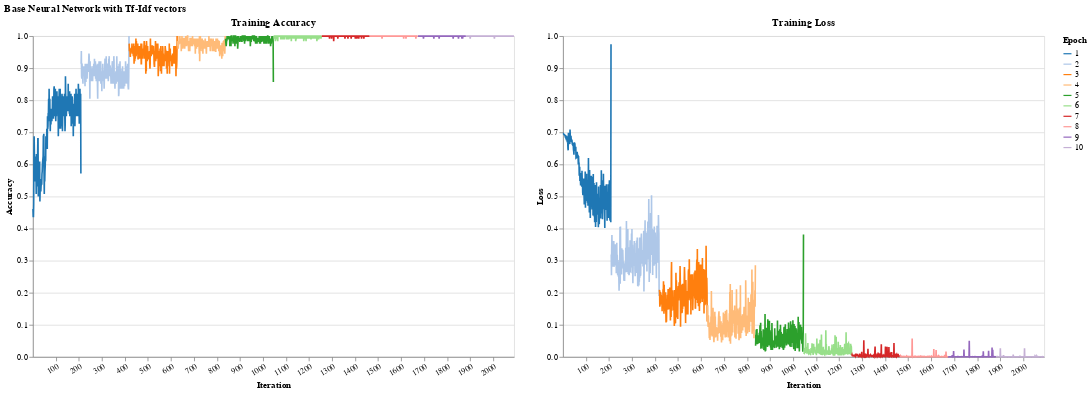

Notebook source saved alongside this figure:
### Markdown cell above
# Neural Networks

### Code cell
# POC

print("Train model")
models_dir = Path('models')

if not models_dir.exists():
    models_dir.mkdir(parents=True, exist_ok=True)

train_config = TrainConfig(
    num_epochs      = 10,
    early_stop      = False,
    violation_limit = 5,
)

dataloader_gb = DataLoader(train_gb, batch_size=128, shuffle=True)

USE_CACHE = False

model_nn_gb = NeuralNetwork(
    input_size=len(encoder_gb.vocabulary_),
    hidden_size=128,
    device='cpu'
)

if Path('models/model_nn_gb.pt').exists() and USE_CACHE:
    model_nn_gb = load_model(model_nn_gb, 'model_nn_gb')
else:
    model_nn_gb.fit(dataloader_gb, train_config, disable_progress_bar=False)
    save_model(model_nn_gb, "model_nn_gb")

model_nn_gb_results = evaluate_nn_model(model_nn_gb, test_gb)
np.save('models/model_nn_gb_results.npy', model_nn_gb_results)
print(model_nn_gb_results)


# Plot training accuracy and loss side-by-side
plot_results(model_nn_gb, train_config, dataloader_gb)

### Figure 1 — Vega-Lite specification as saved in the notebook (floating-point values rounded to 4 significant figures; data arrays with more than 128 entries replaced by an {"elided": "..."} marker saying what was removed)
{"config": {"view": {"continuousWidth": 300, "continuousHeight": 300}}, "hconcat": [{"mark": {"type": "line"}, "encoding": {"color": {"field": "epoch", "scale": {"scheme": "category20"}, "title": "Epoch", "type": "nominal"}, "x": {"axis": {"labelAngle": -30, "title": "Iteration", "values": [0, 100, 200, 300, 400, 500, 600, 700, 800, 900, 1000, 1100, 1200, 1300, 1400, 1500, 1600, 1700, 1800, 1900, 2000]}, "field": "iteration", "type": "nominal"}, "y": {"axis": {"title": "Accuracy"}, "field": "training_acc", "type": "quantitative"}}, "height": 400, "title": "Training Accuracy", "width": 600}, {"mark": {"type": "line"}, "encoding": {"color": {"field": "epoch", "scale": {"scheme": "category20"}, "title": "Epoch", "type": "nominal"}, "x": {"axis": {"labelAngle": -30, "title": "Iteration", "values": [0, 100, 200, 300, 400, 500, 600, 700, 800, 900, 1000, 1100, 1200, 1300, 1400, 1500, 1600, 1700, 1800, 1900, 2000]}, "field": "iteration", "type": "nominal"}, "y": {"axis": {"title": "Loss"}, "field": "training_loss", "type": "quantitative"}}, "height": 400, "title": "Training Loss", "width": 600}], "data": {"name": "data-9d00afdc9c364c21a2a4954dabf6435f"}, "title": "Base Neural Network with Tf-Idf vectors", "$schema": "https://vega.github.io/schema/vega-lite/v5.17.0.json", "datasets": {"data-9d00afdc9c364c21a2a4954dabf6435f": {"elided": "2090 records"}}}
